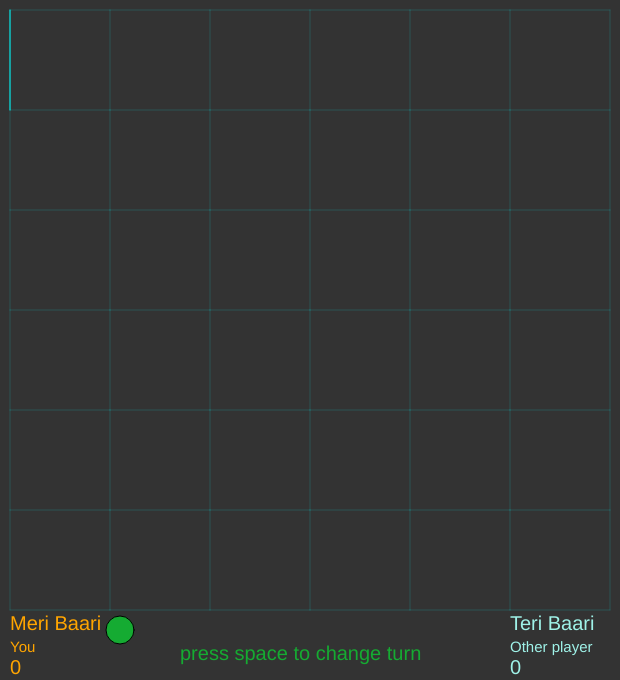
Frame 1 (no input)
Frame 60 (no input): identical to frame 1, image omitted
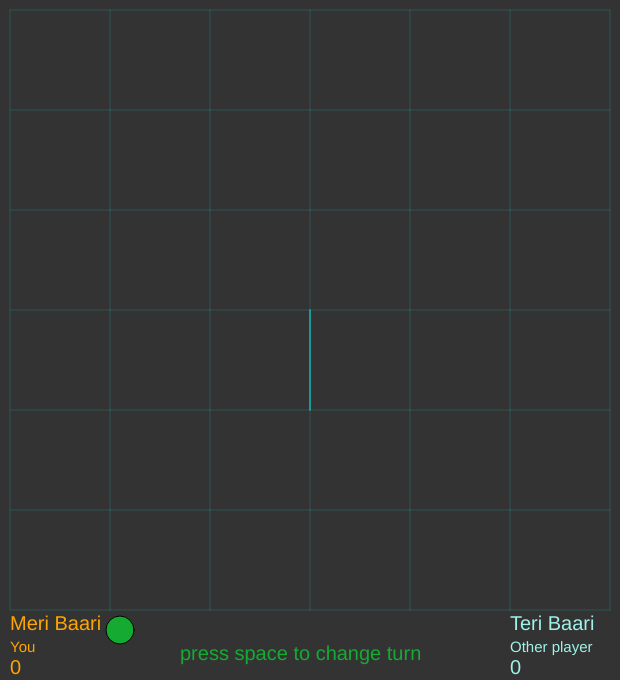
Frame 120 (the mouse pressed at the canvas centre since frame 60)

The p5.js sketch that drew these frames (run headless with seeded random() and noise() and a simulated clock; from frame 60 on, the mouse is pressed at the canvas centre):

// p5.js sketch
// ── sketch.js
let GRID_H;
let GRID_V;
let OWNER;
let scale = 100;
let player1 = "#FFA500";
let player2 = "#9ff2e8";
let p1Turn = true;
let p1score = 0;
let p2score = 0;

function setup() {
  createCanvas(620, 680);
  GRID_H = createArray(7, 6);
  GRID_V = createArray(6, 7);
  OWNER = createArray(6, 6);
}

function draw() {
  background(51);
  translate(10, 10);
  ////////////////////////////////////// hover highlight /////////////////////////////////////
  // 2
  let xpos = floor(mouseX / scale);
  let ypos = floor(mouseY / scale);
  // 3
  let is_horizontal = abs(mouseY - ypos * scale) < abs(mouseX - xpos * scale);
  // 4
  if (mouseY - ypos * scale < 0 && !is_horizontal) {
    ypos = ypos - 1;
  } else {
    ypos = ypos;
  }
  if (mouseX - xpos * scale < 0 && is_horizontal) {
    xpos = xpos - 1;
  } else {
    xpos = xpos;
  }
  // 5
  let GRID;
  if (is_horizontal) {
    GRID = GRID_H;
  } else {
    GRID = GRID_V;
  }
  let isoutofbounds = false;
  // 6
  let linetype;
  let posx;
  let posy;
  try {
    if (!GRID[ypos][xpos]) {
      posx = xpos * scale;
      posy = ypos * scale;
      stroke(0, 255, 255);
      if (is_horizontal) {
        line(posx, posy, posx + scale, posy);
      } else {
        line(posx, posy, posx, posy + scale);
      }
    }
  } catch (error) {
    isoutofbounds = true;
  }
  let alreadyplaced = false;
  if (!isoutofbounds) {
    alreadyplaced = GRID[ypos][xpos];
  } else {
    alreadyplaced = false;
  }
  ////////////////////////////////////// hover highlight///////////////////////////////////////
  ////////////////////////////////////// mouse pressed behaviour /////////////////////////////
  if (mouseIsPressed && !alreadyplaced && !isoutofbounds) {
    if (is_horizontal) {
      GRID_H[ypos][xpos] = true;
    } else {
      GRID_V[ypos][xpos] = true;
    }
  }
  ///////////////////////////////// mouse pressed behaviour ///////////////////////////////////
  drawBoard();
  drawSquares();
  drawHud();
  determineOwner();
  updateScore();
}

function createArray(m, n) {
  // m rows and n cols
  res = [];
  for (let row = 0; row < m; row += 1) {
    temp = [];
    for (let col = 0; col < n; col += 1) {
      temp.push(false);
    }
    res.push(temp);
  }
  return res;
}

function drawBoard() {
  // draw the board //
  // horizontal lines
  for (let x = 0; x < GRID_H[0].length; x++) {
    for (let y = 0; y < GRID_H.length; y++) {
      let a = { X: x * scale, Y: y * scale };
      let b = { X: x * scale + scale, Y: y * scale };
      if (!GRID_H[y][x]) {
        // draw normal line
        stroke(0, 255, 255, 40);
        line(a.X, a.Y, b.X, b.Y);
      } else {
        // draw bright line(done line)
        stroke(0, 255, 255);
        line(a.X, a.Y, b.X, b.Y);
      }
    }
  }
  // vertical lines
  for (let x = 0; x < GRID_V[0].length; x++) {
    for (let y = 0; y < GRID_V.length; y++) {
      let a = { X: x * scale, Y: y * scale };
      let b = { X: x * scale, Y: y * scale + scale };
      if (!GRID_V[y][x]) {
        // draw normal line
        stroke(0, 255, 255, 40);
        line(a.X, a.Y, b.X, b.Y);
      } else {
        // draw bright line(done line)
        stroke(0, 255, 255);
        line(a.X, a.Y, b.X, b.Y);
      }
    }
  }
  // draw the board //
}

function drawSquares() {
  for (let x = 0; x < OWNER.length; x++) {
    for (let y = 0; y < OWNER[0].length; y++) {
      if (OWNER[x][y]) {
        if (OWNER[x][y] == "p1") {
          // draw the marker at x*scale, y*scale
          stroke(51);
          fill(player1);
          rect(x * scale, y * scale, scale, scale);
        }
        if (OWNER[x][y] == "p2") {
          // draw the other marker x*scale, y*scale
          stroke(51);
          fill(player2);
          rect(x * scale, y * scale, scale, scale);
        }
      }
    }
  }
}

function drawHud() {
  textSize(20);
  noStroke();
  // player 1
  fill(player1);
  text("Meri Baari", 0, 620);
  textSize(15);
  text("You", 0, 642);
  textSize(20);
  text(p1score, 0, 664);
  // player 2
  fill(player2);
  text("Teri Baari", 500, 620);
  textSize(15);
  text("Other player", 500, 642);
  textSize(20);
  text(p2score, 500, 664);
  // indicator
  if (p1Turn) {
    stroke(0);
    fill(0, 255, 50, 150);
    ellipse(110, 620, 28);
  } else {
    stroke(0);
    fill(0, 255, 50, 150);
    ellipse(480, 620, 28);
  }
  // instruction
  noStroke();
  text("press space to change turn", 170, 650);
}

function keyPressed() {
  // 32 is for space
  if (keyCode == 32) {
    p1Turn = !p1Turn;
  }
}

function determineOwner() {
  for (let x = 0; x < OWNER[0].length; x += 1) {
    for (let y = 0; y < OWNER.length; y += 1) {
      if (
        GRID_H[y][x] &&
        GRID_V[y][x] &&
        GRID_H[y + 1][x] &&
        GRID_V[y][x + 1]
      ) {
        if (p1Turn && !OWNER[x][y]) {
          OWNER[x][y] = "p1";
        } else if (!p1Turn && !OWNER[x][y]) {
          OWNER[x][y] = "p2";
        }
      }
    }
  }
}

function updateScore() {
  let p1count = 0;
  let p2count = 0;
  for (let x = 0; x < OWNER[0].length; x += 1) {
    for (let y = 0; y < OWNER.length; y += 1) {
      if (OWNER[y][x] == "p1") {
        p1count += 1;
      } else if (OWNER[y][x] == "p2") {
        p2count += 1;
      }
    }
  }
  p1score = p1count;
  p2score = p2count;
}
